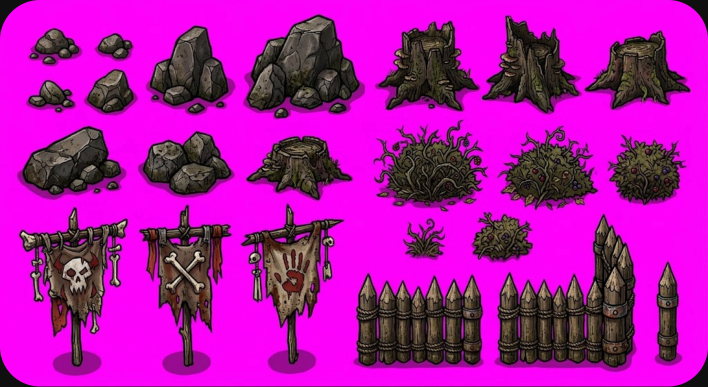
#> input picture art/concepts/decor-frontier.png, 1416 x 774 px, found by its file name (shown at 1/2 size)
$ python slice_decor.py
#> lines starting #> are read from the running program, lines starting #| are printed output that depends on the picture; after the words box and inside, x2 and y2 are one past the last pixel; in counts of white or black regions, pixels touching at a corner belong together
"""Нарезка листов декора (фон-маджента): art/concepts/decor-<набор>.* -> public/tiles/<набор>/decor/*.png.
Запуск: python3 scripts/slice_decor.py [frontier|swamp|ice|scorched|citadel]  (без аргумента — все наборы; нужны numpy, Pillow, scipy)
Пограничье: только мелкое (камни, кусты, пень, трава); крупные камни, заборы и знамёна не нарезаем (решение Артура 2026-11-01: «мелкий декор»).
Рамки — по ограничивающим прямоугольникам фигур на листе."""
import os
import sys
from PIL import Image
import numpy as np

# набор: (лист, ключ фона, {имя: (x, y, w, h) на листе})
# Ключ 'magenta' — прежний (Пограничье); 'tint' — всё с пурпурным оттенком (min(R, B) − G > 35): так уходят и тени,
# и розовое сияние вокруг светящихся предметов (листы Gemini 2026-11-01)
SETS = {
    'frontier': ('art/concepts/decor-frontier.png', 'magenta', {
    'rock1': (60, 57, 99, 72), 'rock2': (195, 67, 70, 51), 'rock3': (174, 139, 94, 88), 'rock4': (57, 161, 91, 63),
    'tuft': (810, 438, 78, 77), 'bush1': (946, 426, 119, 96), 'bush2': (1220, 273, 149, 136),
    'bush3': (1002, 256, 193, 162), 'stump': (493, 273, 211, 127),
    }),
    'swamp': ('art/concepts/decor-swamp.jpg', 'tint', {
        'rock1': (72, 77, 143, 106), 'rock2': (279, 79, 145, 114), 'grave1': (495, 41, 153, 184),
        'grave2': (735, 40, 227, 248), 'bones': (68, 265, 208, 126), 'shrooms': (350, 225, 144, 181),
        'log': (602, 252, 295, 205), 'snag': (45, 421, 276, 218), 'reeds': (361, 434, 125, 204),
        'bush': (546, 434, 178, 202), 'tuft': (774, 510, 206, 126),
    }),
    'ice': ('art/concepts/decor-ice.jpg', 'tint', {
        'rock1': (50, 52, 200, 152), 'rock2': (304, 51, 186, 155), 'crystal1': (558, 44, 147, 163),
        'crystal2': (797, 59, 149, 141), 'shard': (313, 243, 162, 174), 'bush': (756, 224, 236, 212),
        'stump': (33, 446, 240, 205), 'tuft': (317, 438, 177, 200), 'rune': (570, 477, 130, 156),
        'drift': (766, 498, 222, 126),
    }),
    'scorched': ('art/concepts/decor-scorched.jpg', 'tint', {
        'rock1': (56, 50, 192, 169), 'rock2': (286, 45, 207, 183), 'stump': (528, 39, 245, 214),
        'bush': (798, 41, 198, 186), 'bones': (46, 279, 276, 160), 'sulfur': (421, 272, 265, 156),
        'ember': (770, 277, 187, 158), 'horn': (70, 450, 283, 197), 'tuft': (449, 472, 206, 166),
        'ash': (711, 492, 275, 145),
    }),
    # 'tint_strict': как 'tint', но фон ещё и почти без зелёного — у Цитадели свои фиолетовые цветы и трава
    'citadel': ('art/concepts/decor-citadel.jpg', 'tint_strict', {
        'slab1': (48, 50, 190, 152), 'slab2': (300, 59, 160, 143), 'column': (516, 36, 225, 188),
        'crystal': (777, 30, 207, 203), 'bush': (65, 236, 233, 208), 'tuft': (392, 250, 224, 184),
        'vase1': (745, 263, 213, 180), 'vase2': (62, 467, 204, 173), 'rune': (312, 484, 172, 147),
        'root': (536, 406, 180, 236), 'leaves': (748, 489, 243, 157),
    }),
}

from scipy import ndimage as ndi

# Поправки цвета отдельных предметов: (набор, имя) → доля обесцвечивания, яркость.
# Сера слишком похожа на кучку золота (просьба Артура 2026-11-01: «сделай её серее»)
GREY = {('scorched', 'sulfur'): (0.65, 0.8)}
# Свечение бирюзового кристалла на мадженте даёт сиреневый ореол: у самого кристалла красного мало, а синий близок
# к зелёному; у ореола много красного или синий заметно выше зелёного
HALO_RED = {('citadel', 'crystal'): 15}


def slice_set(name):
#> called with name = 'frontier'
    src, key, items = SETS[name]
    out = f'public/tiles/{name}/decor/'
    os.makedirs(out, exist_ok=True)
    im = np.array(Image.open(src).convert('RGB')).astype(int)
    R, G, B = im[..., 0], im[..., 1], im[..., 2]
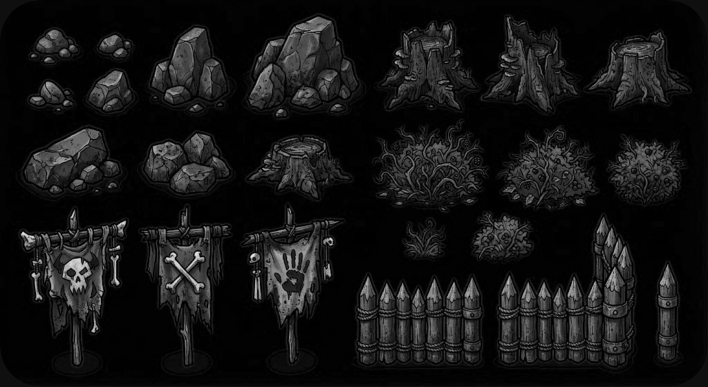
#> G: shape (774, 1416) int64 (shown at 1/2 size); min 0, max 244, mean 20.4
    if key == 'magenta':
        bg = (R > 90) & (B > 90) & (G < 0.45 * np.minimum(R, B))
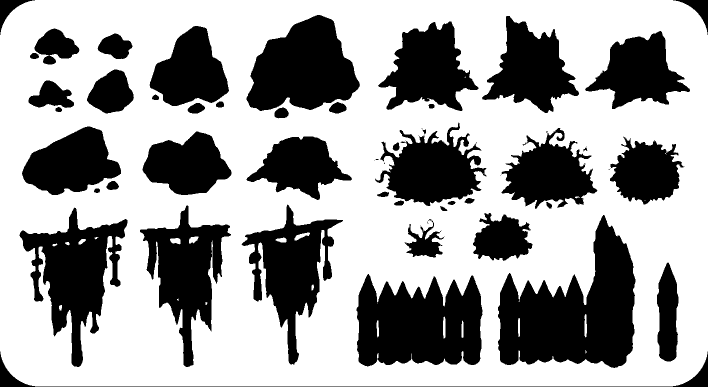
#> bg: shape (774, 1416) bool (shown at 1/2 size); 63.4% white; 63 black regions (18 under 20 px), largest, box (x1, y1, x2, y2) and area: (996, 430, 1271, 736) 48024, (713, 548, 965, 733) 36350, (493, 30, 720, 222) 29040
        # кайма: у края фона убираем и пурпурные пиксели потемнее, затем сжимаем маску на 1 px
        ring = ndi.binary_dilation(bg, iterations=3) & ~bg
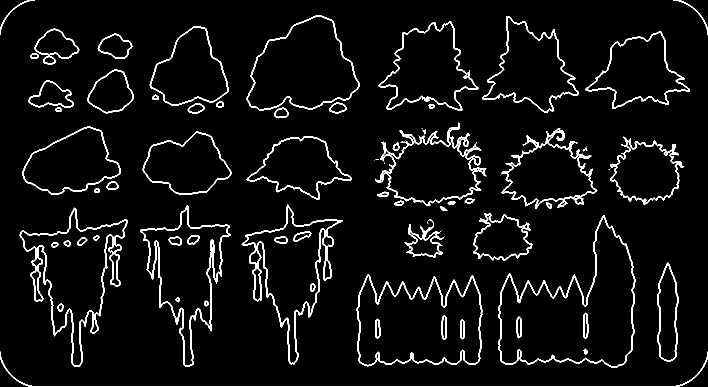
#> ring: shape (774, 1416) bool (shown at 1/2 size); 5.3% white in thin lines or dots
        bg = bg | (ring & (np.minimum(R, B) > G * 1.35 + 8))
#> bg: shape (774, 1416) bool; 67.5% white; 57 black regions (9 under 20 px), largest, box (x1, y1, x2, y2) and area: (997, 434, 1269, 733) 44390, (715, 551, 963, 730) 32984, (496, 32, 717, 219) 27357
    else:
        tint = np.minimum(R, B) - G
        bg = (tint > 35) | ((tint > 8) & (G > 140))  # светлое розовое — сияние на мадженте
        if key == 'tint_strict':
            bg = ((tint > 35) & (G < 0.5 * np.minimum(R, B))) | ((tint > 8) & (G > 140))
    bg = ~ndi.binary_erosion(~bg, iterations=1) | bg
#> bg: shape (774, 1416) bool; 69.3% white; 77 black regions (26 under 20 px), largest, box (x1, y1, x2, y2) and area: (998, 435, 1268, 732) 42866, (716, 553, 962, 729) 31568, (497, 33, 716, 218) 26721
    rgba = np.dstack([im, np.where(bg, 0, 255)]).astype('uint8')
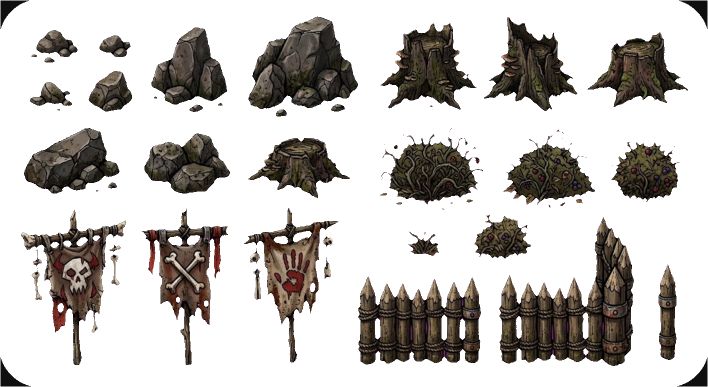
#> rgba: shape (774, 1416, 4) (shown at 1/2 size); mean R, G, B, A 175.5, 20.4, 166.9, 78.4; transparent parts drawn white
    for item, (x, y, w, h) in items.items():
        pad = 4
        crop = rgba[max(0, y - pad):y + h + pad, max(0, x - pad):x + w + pad].copy()
        if (name, item) in HALO_RED:
            c = crop.astype(int)
            crop[(c[..., 0] > c[..., 1] + HALO_RED[(name, item)]) | (c[..., 2] > c[..., 1] + 40), 3] = 0
        if key != 'magenta':
            # Куски соседних предметов заходят в рамку с края — их убираем
            lab, _ = ndi.label(ndi.binary_dilation(crop[..., 3] > 0, iterations=2))
            sizes = np.bincount(lab.ravel())
            sizes[0] = 0
            edge = set(np.unique(np.concatenate([lab[0], lab[-1], lab[:, 0], lab[:, -1]]))) - {0, int(sizes.argmax())}
            for e in edge:
                crop[lab == e, 3] = 0
        if (name, item) in GREY:
            k, v = GREY[(name, item)]
            rgb = crop[..., :3].astype(float)
            lum = rgb @ np.array([0.299, 0.587, 0.114])
            crop[..., :3] = np.clip((rgb * (1 - k) + lum[..., None] * k) * v, 0, 255).astype('uint8')
        t = Image.fromarray(crop, 'RGBA')
        bbox = t.getchannel('A').getbbox()
        t = t.crop(bbox)
        k = 96 / max(t.size)
        if k < 1:
            t = t.resize((round(t.width * k), round(t.height * k)), Image.LANCZOS)
        t.save(out + item + '.png', optimize=True)
        print(name, item, t.size)
#> this loop made 9 passes
#> bbox on passes 1 to 9: (7, 7, 99, 72), (8, 7, 70, 51), (7, 7, 94, 88), (7, 7, 91, 64), (10, 29, 72, 78), (7, 7, 120, 95), (7, 15, 143, 135), (9, 7, 192, 163), (8, 7, 211, 127)
#> pass 1, in slice_set, `crop = rgba[max(0, y - pad):y + h + pad, max(0, x - pad):x + w + pad]...`:
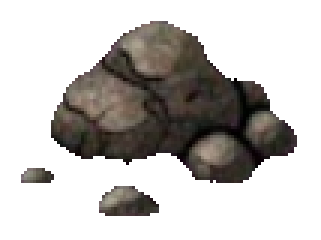
#> crop: shape (80, 107, 4) (shown 3 times larger); mean R, G, B, A 152.7, 28, 143.7, 85.9; transparent parts drawn white
#> after the loop:
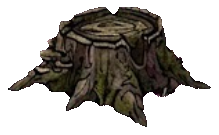
#> crop: shape (135, 219, 4); mean R, G, B, A 150.1, 22.9, 140, 104.4; transparent parts drawn white
#> after the loop:
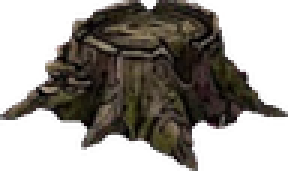
#> t: PIL image 96x57 RGBA (shown 3 times larger); mean R, G, B, A 30.8, 26, 20.6, 126.7; transparent parts drawn white


for n in sys.argv[1:] or SETS:
    slice_set(n)
#> pass 2 of the loop `for n in sys.argv[1:] or SETS:`:
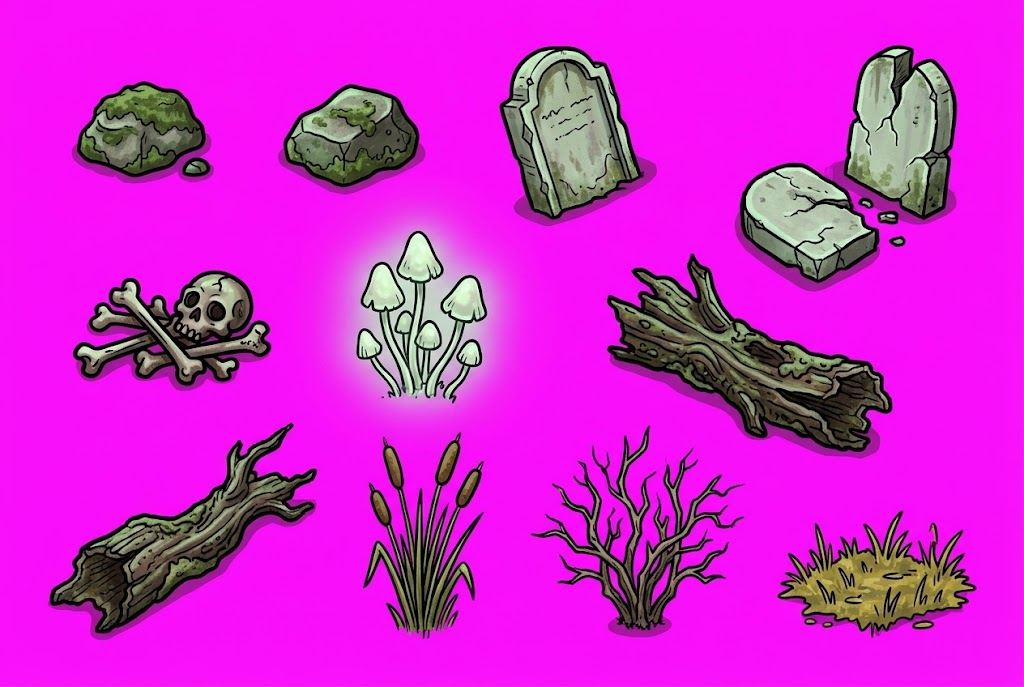
#> input picture art/concepts/decor-swamp.jpg, 1024 x 687 px, found by its file name
#> im: shape (687, 1024, 3) int64
#> R: shape (687, 1024) int64
#> G: shape (687, 1024) int64
#> B: shape (687, 1024) int64
#> rgba: shape (687, 1024, 4)
#> the loop in slice_set (call 2), `for item, (x, y, w, h) in items.items():` made 11 passes
#> bbox on passes 1 to 7: (11, 11, 140, 103), (11, 11, 142, 111), (11, 11, 150, 181), (11, 11, 224, 245), (11, 11, 205, 123), (11, 11, 140, 179), (11, 9, 292, 202)
#> pass 1, in slice_set (call 2), `lab, _ = ndi.label(ndi.binary_dilation(crop[..., 3] > 0, iterations=2))`:
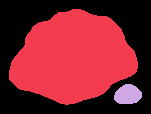
#> lab: shape (114, 151) int32; 3 distinct labels, from 0 to 2; one colour per label, 0 black
#> after the loop in slice_set (call 2), `for item, (x, y, w, h) in items.items():`:
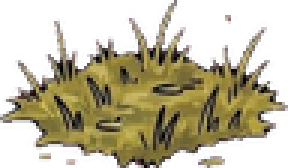
#> t: PIL image 96x56 RGBA (shown 3 times larger); mean R, G, B, A 71.4, 63.3, 38, 123.1; transparent parts drawn white
#> pass 3 of the loop `for n in sys.argv[1:] or SETS:`:
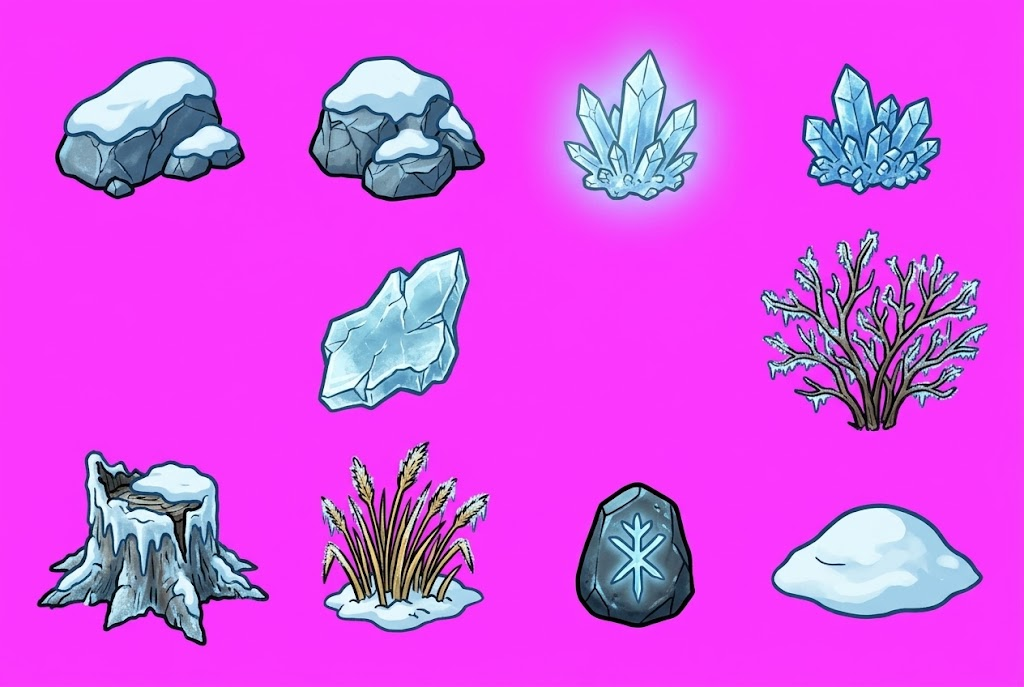
#> input picture art/concepts/decor-ice.jpg, 1024 x 687 px, found by its file name
#> in slice_set (call 3), `bg = (tint > 35) | ((tint > 8) & (G > 140))`:
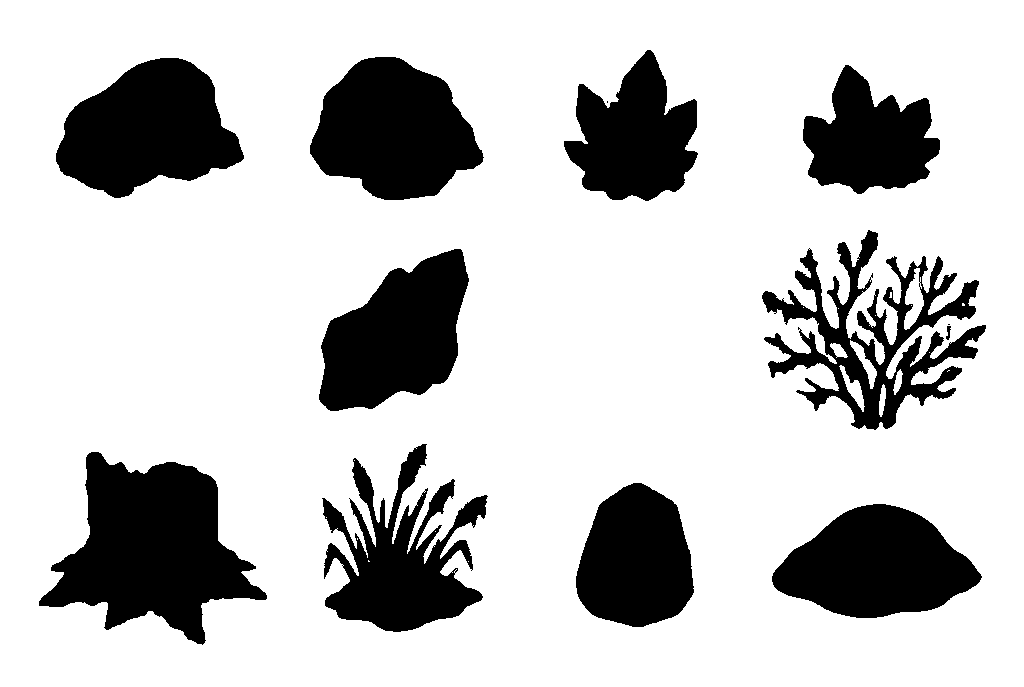
#> bg: shape (687, 1024) bool; 77.9% white; 13 black regions (2 under 20 px), largest, box (x1, y1, x2, y2) and area: (39, 452, 267, 645) 23415, (56, 58, 244, 198) 17258, (310, 57, 484, 200) 17255
#> the loop in slice_set (call 3), `for item, (x, y, w, h) in items.items():` made 10 passes
#> bbox on passes 1 to 8: (11, 11, 197, 149), (11, 11, 183, 152), (11, 11, 143, 160), (11, 11, 146, 138), (11, 11, 159, 171), (11, 11, 233, 209), (11, 11, 237, 202), (11, 11, 174, 197)
#> after the loop in slice_set (call 3), `for item, (x, y, w, h) in items.items():`:
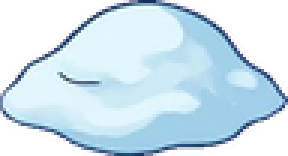
#> t: PIL image 96x52 RGBA (shown 3 times larger); mean R, G, B, A 124.7, 146.4, 160.5, 169.1; transparent parts drawn white
#> the loop made 5 passes; the first 3 are shown
